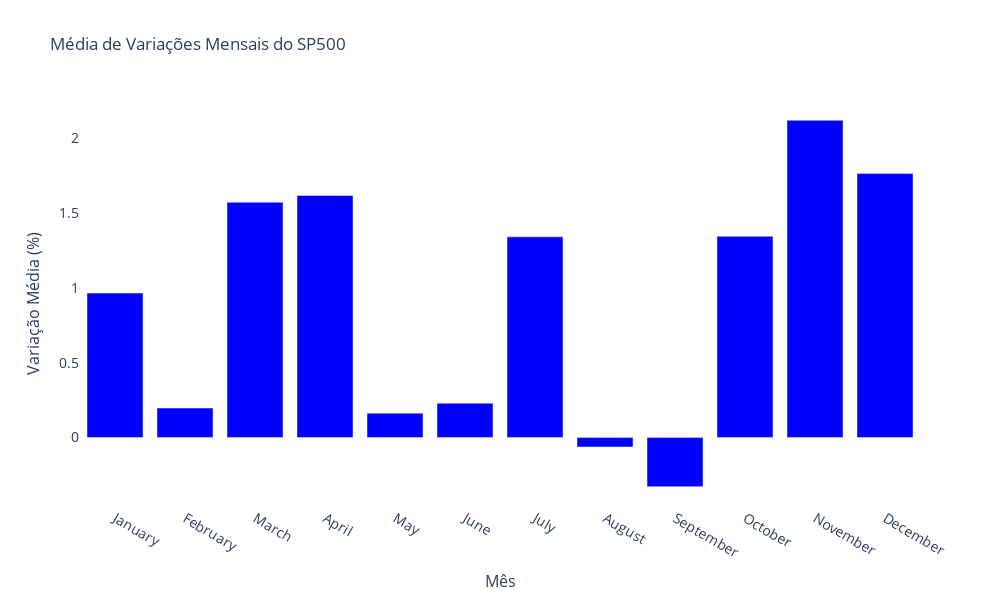

Notebook code cell kept with this figure:
### Code cell
import plotly.express as px

# Criando o gráfico de colunas
fig = px.bar(df_medias_mensais, x='Mês', y='Variação Média', title='Média de Variações Mensais do SP500',
             color_discrete_sequence=['blue'])

# Atualizando o layout
fig.update_layout(
    plot_bgcolor='white',
    paper_bgcolor='white',
    font=dict(
        size=12,
    ),
    xaxis=dict(
        title='Mês',
        titlefont_size=16,
        tickfont_size=14,
    ),
    yaxis=dict(
        title='Variação Média (%)',
        titlefont_size=16,
        tickfont_size=14,
    ),
)

# Ajustando o tamanho do gráfico
fig.update_layout(width=1000, height=600)

fig.show()

### Figure 1 — Plotly figure (JSON) as saved in the notebook; plotly's stock layout.template omitted (floating-point values rounded to 4 significant figures)
{"data": [{"alignmentgroup": "True", "hovertemplate": "Mês=%{x}<br>Variação Média=%{y}<extra></extra>", "legendgroup": "", "marker": {"color": "blue", "pattern": {"shape": ""}}, "name": "", "offsetgroup": "", "orientation": "v", "showlegend": false, "textposition": "auto", "type": "bar", "x": ["January", "February", "March", "April", "May", "June", "July", "August", "September", "October", "November", "December"], "xaxis": "x", "y": [0.9648, 0.1965, 1.572, 1.617, 0.1624, 0.2292, 1.34, -0.06364, -0.3286, 1.344, 2.119, 1.764], "yaxis": "y"}], "layout": {"barmode": "relative", "font": {"size": 12}, "height": 600, "legend": {"tracegroupgap": 0}, "paper_bgcolor": "white", "plot_bgcolor": "white", "title": {"text": "Média de Variações Mensais do SP500"}, "width": 1000, "xaxis": {"anchor": "y", "autorange": true, "domain": [0, 1], "range": [-0.5, 11.5], "tickfont": {"size": 14}, "title": {"font": {"size": 16}, "text": "Mês"}, "type": "category"}, "yaxis": {"anchor": "x", "autorange": true, "domain": [0, 1], "range": [-0.4646, 2.255], "tickfont": {"size": 14}, "title": {"font": {"size": 16}, "text": "Variação Média (%)"}, "type": "linear"}}}
